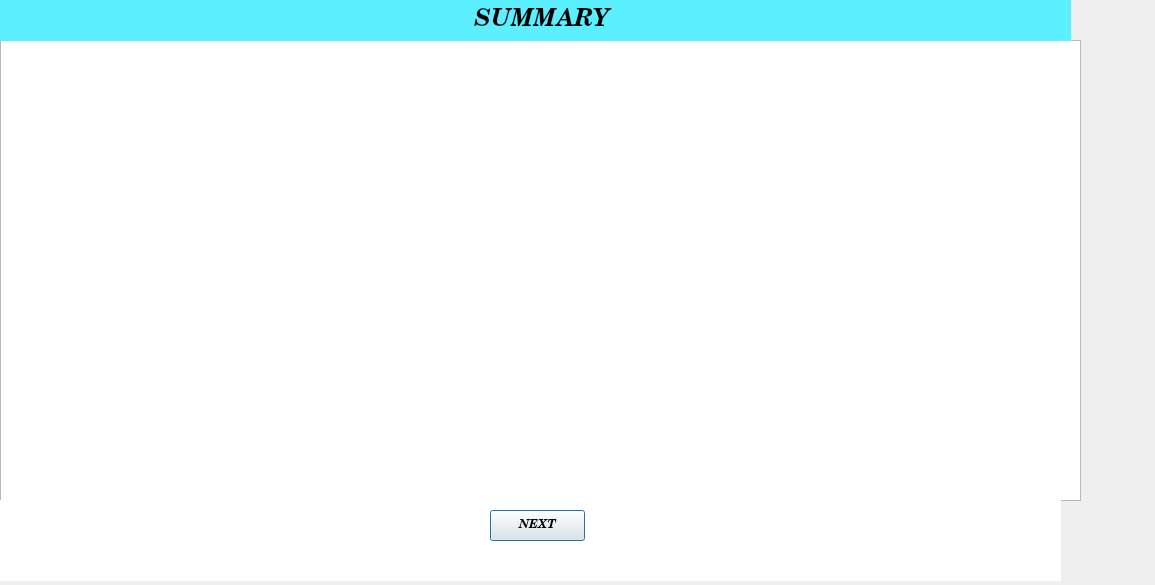
<?xml version="1.0" encoding="UTF-8"?>
<ui version="4.0">
 <class>Dialog</class>
 <widget class="QDialog" name="Dialog">
  <property name="geometry">
   <rect>
    <x>0</x>
    <y>0</y>
    <width>1155</width>
    <height>585</height>
   </rect>
  </property>
  <property name="windowTitle">
   <string>Dialog</string>
  </property>
  <widget class="QTextEdit" name="textEdit">
   <property name="geometry">
    <rect>
     <x>0</x>
     <y>40</y>
     <width>1081</width>
     <height>461</height>
    </rect>
   </property>
   <property name="font">
    <font>
     <family>Century Schoolbook L</family>
     <weight>75</weight>
     <italic>true</italic>
     <bold>true</bold>
    </font>
   </property>
  </widget>
  <widget class="QLabel" name="label">
   <property name="geometry">
    <rect>
     <x>0</x>
     <y>0</y>
     <width>1071</width>
     <height>41</height>
    </rect>
   </property>
   <property name="font">
    <font>
     <family>Century Schoolbook L</family>
     <pointsize>18</pointsize>
     <weight>75</weight>
     <italic>true</italic>
     <bold>true</bold>
     <underline>false</underline>
    </font>
   </property>
   <property name="autoFillBackground">
    <bool>false</bool>
   </property>
   <property name="styleSheet">
    <string notr="true">color: rgb(0, 0, 0);
background-color:rgb(92, 239, 255)</string>
   </property>
   <property name="text">
    <string>                                                                     SUMMARY</string>
   </property>
  </widget>
  <widget class="QLabel" name="label_2">
   <property name="geometry">
    <rect>
     <x>0</x>
     <y>500</y>
     <width>1061</width>
     <height>81</height>
    </rect>
   </property>
   <property name="autoFillBackground">
    <bool>false</bool>
   </property>
   <property name="styleSheet">
    <string notr="true">background-color: rgb(255, 255, 255);</string>
   </property>
   <property name="text">
    <string/>
   </property>
  </widget>
  <widget class="QPushButton" name="pushButton">
   <property name="geometry">
    <rect>
     <x>490</x>
     <y>510</y>
     <width>95</width>
     <height>31</height>
    </rect>
   </property>
   <property name="font">
    <font>
     <family>Century Schoolbook L</family>
     <weight>75</weight>
     <italic>true</italic>
     <bold>true</bold>
    </font>
   </property>
   <property name="text">
    <string>NEXT</string>
   </property>
  </widget>
 </widget>
 <resources/>
 <connections/>
</ui>
